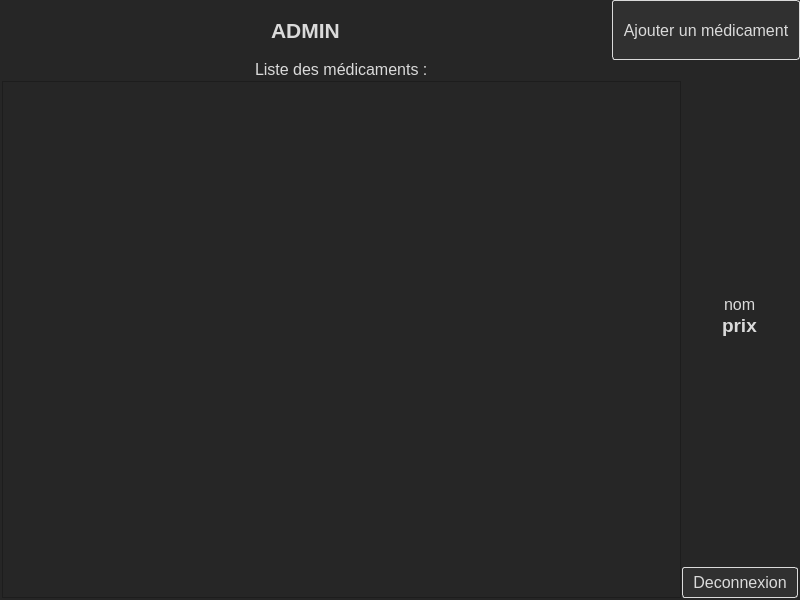
<?xml version="1.0" encoding="UTF-8"?>
<ui version="4.0">
 <class>AdminApp</class>
 <widget class="QWidget" name="AdminApp">
  <property name="geometry">
   <rect>
    <x>0</x>
    <y>0</y>
    <width>800</width>
    <height>600</height>
   </rect>
  </property>
  <property name="windowTitle">
   <string>Form</string>
  </property>
  <property name="styleSheet">
   <string notr="true">QWidget {
background-color:#262626;
color:#DADADA
}
QPushButton {
    background-color: #303030; /* Use the same background color as QWidget */
    border: 1px solid #DADADA; /* Use a contrasting border color */
    padding: 5px 10px; /* Padding */
    border-radius: 3px; /* Rounded corners */
    color: #DADADA; /* Use the same text color as QWidget */
    min-width: 80px; /* Minimum width */
}

QPushButton:hover {
    background-color: #404040; /* Slightly lighter color when hovered */
}

QPushButton:pressed {
    background-color: #202020; /* Slightly darker color when pressed */
}
</string>
  </property>
  <layout class="QVBoxLayout" name="verticalLayout_3" stretch="1,9">
   <property name="spacing">
    <number>0</number>
   </property>
   <property name="leftMargin">
    <number>0</number>
   </property>
   <property name="topMargin">
    <number>0</number>
   </property>
   <property name="rightMargin">
    <number>0</number>
   </property>
   <property name="bottomMargin">
    <number>0</number>
   </property>
   <item>
    <layout class="QHBoxLayout" name="horizontalLayout" stretch="72,0">
     <property name="spacing">
      <number>0</number>
     </property>
     <item alignment="Qt::AlignHCenter">
      <widget class="QLabel" name="label">
       <property name="font">
        <font>
         <pointsize>16</pointsize>
         <bold>true</bold>
        </font>
       </property>
       <property name="text">
        <string>ADMIN</string>
       </property>
      </widget>
     </item>
     <item alignment="Qt::AlignHCenter">
      <widget class="QPushButton" name="pushButton">
       <property name="sizePolicy">
        <sizepolicy hsizetype="Minimum" vsizetype="Preferred">
         <horstretch>0</horstretch>
         <verstretch>0</verstretch>
        </sizepolicy>
       </property>
       <property name="font">
        <font>
         <pointsize>12</pointsize>
        </font>
       </property>
       <property name="text">
        <string>Ajouter un médicament</string>
       </property>
      </widget>
     </item>
    </layout>
   </item>
   <item>
    <layout class="QHBoxLayout" name="horizontalLayout_3" stretch="0,0">
     <property name="spacing">
      <number>1</number>
     </property>
     <item>
      <layout class="QVBoxLayout" name="verticalLayout" stretch="0,0">
       <property name="spacing">
        <number>2</number>
       </property>
       <property name="leftMargin">
        <number>2</number>
       </property>
       <property name="bottomMargin">
        <number>2</number>
       </property>
       <item>
        <layout class="QHBoxLayout" name="horizontalLayout_2" stretch="4">
         <property name="spacing">
          <number>2</number>
         </property>
         <item alignment="Qt::AlignHCenter|Qt::AlignVCenter">
          <widget class="QLabel" name="label_2">
           <property name="font">
            <font>
             <pointsize>12</pointsize>
            </font>
           </property>
           <property name="text">
            <string>Liste des médicaments :</string>
           </property>
          </widget>
         </item>
        </layout>
       </item>
       <item>
        <widget class="QListView" name="listView"/>
       </item>
      </layout>
     </item>
     <item>
      <layout class="QVBoxLayout" name="verticalLayout_2" stretch="9,9,0">
       <property name="spacing">
        <number>0</number>
       </property>
       <property name="topMargin">
        <number>0</number>
       </property>
       <property name="rightMargin">
        <number>2</number>
       </property>
       <property name="bottomMargin">
        <number>2</number>
       </property>
       <item alignment="Qt::AlignHCenter|Qt::AlignBottom">
        <widget class="QLabel" name="label_3">
         <property name="font">
          <font>
           <pointsize>12</pointsize>
          </font>
         </property>
         <property name="text">
          <string>nom</string>
         </property>
        </widget>
       </item>
       <item alignment="Qt::AlignHCenter|Qt::AlignTop">
        <widget class="QLabel" name="label_4">
         <property name="font">
          <font>
           <pointsize>14</pointsize>
           <bold>true</bold>
          </font>
         </property>
         <property name="text">
          <string>prix</string>
         </property>
        </widget>
       </item>
       <item>
        <widget class="QPushButton" name="pushButton_4">
         <property name="sizePolicy">
          <sizepolicy hsizetype="Minimum" vsizetype="Preferred">
           <horstretch>0</horstretch>
           <verstretch>0</verstretch>
          </sizepolicy>
         </property>
         <property name="font">
          <font>
           <pointsize>12</pointsize>
          </font>
         </property>
         <property name="text">
          <string>Deconnexion</string>
         </property>
        </widget>
       </item>
      </layout>
     </item>
    </layout>
   </item>
  </layout>
 </widget>
 <resources/>
 <connections/>
</ui>
